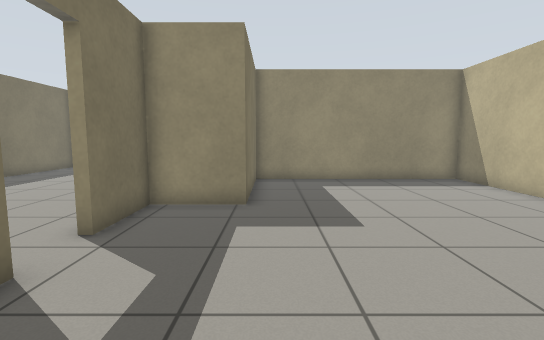
[1] (above)

24 first-person views from a walk through a world built for the Gazebo simulator. The camera is 0.94 m above the floor, tilts 6° down and sees 85° across. The floor is counted in squares, 0.5 m on a side. Each view is taken from the middle of a square. On the plan, view 1 faces up. The plan holds only what a view shows up to about 16 squares ahead; the rest is blank.

[2]
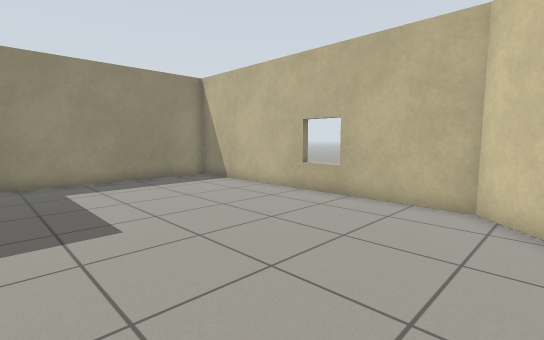

[3]
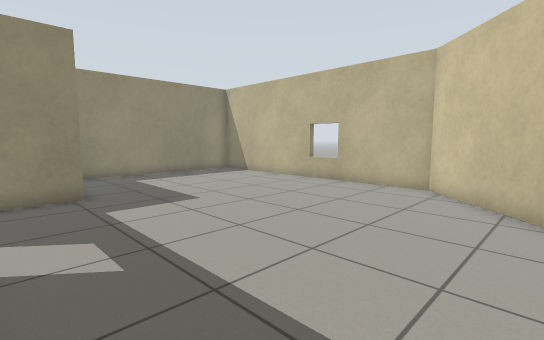

[4]
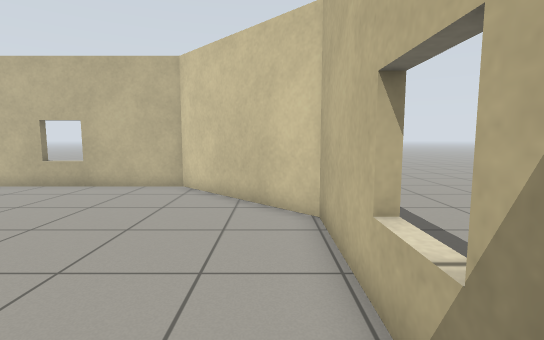

[5]
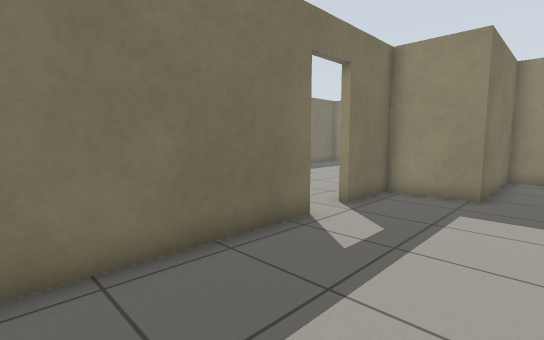

[6]
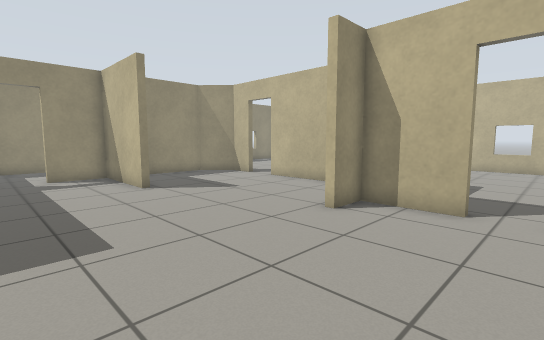

[7]
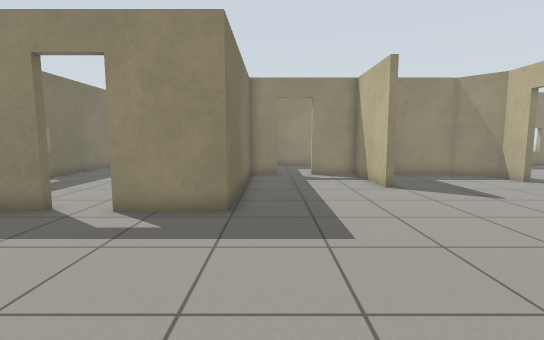

[8]
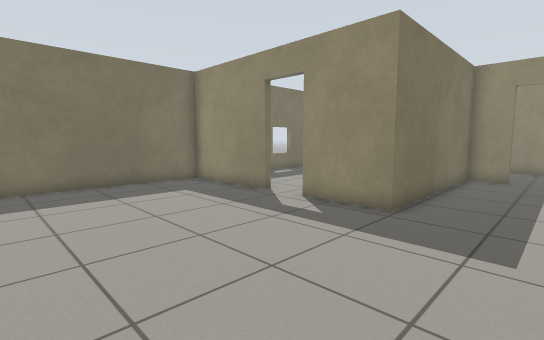

[9]
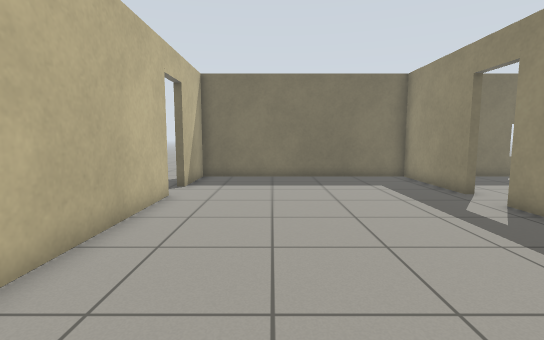

[10]
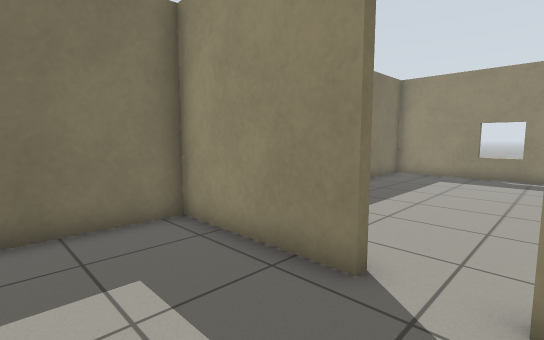

[11]
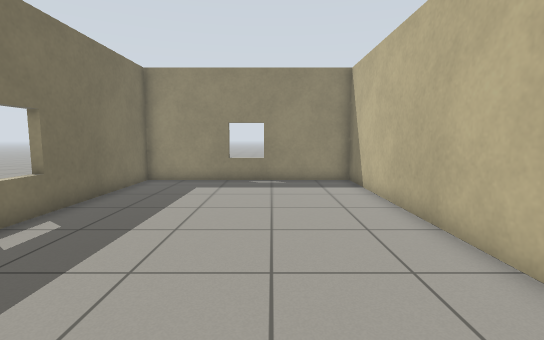

[12]
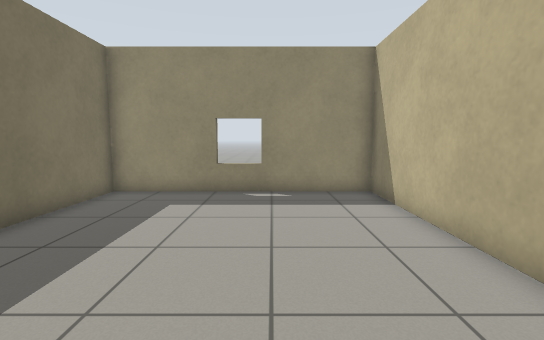

[13]
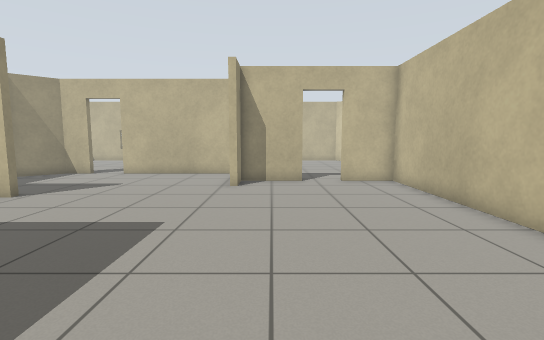

[14]
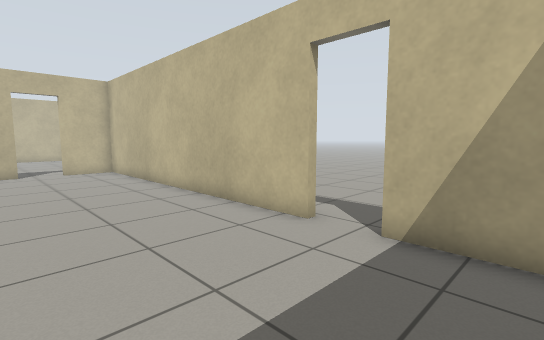

[15]
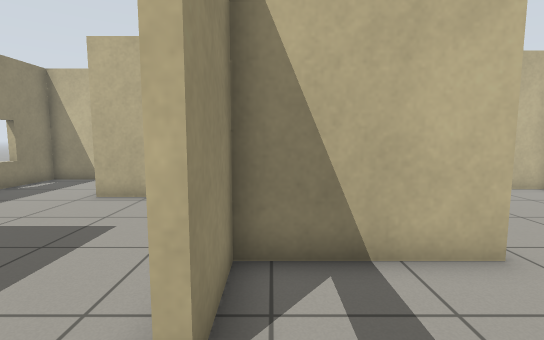

[16]
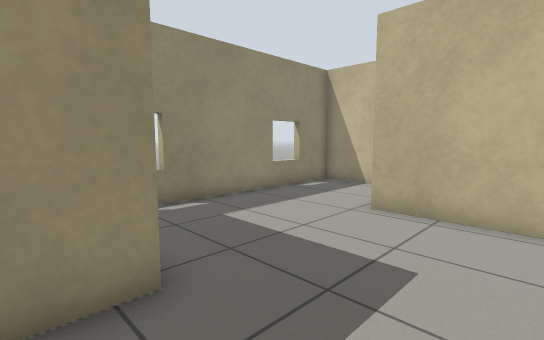

[17]
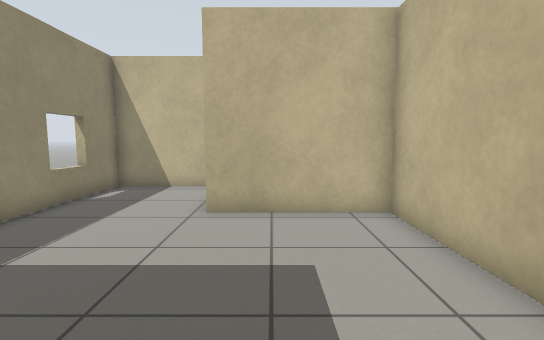

[18]
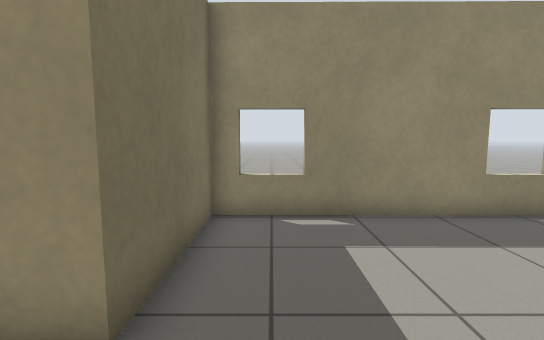

[19]
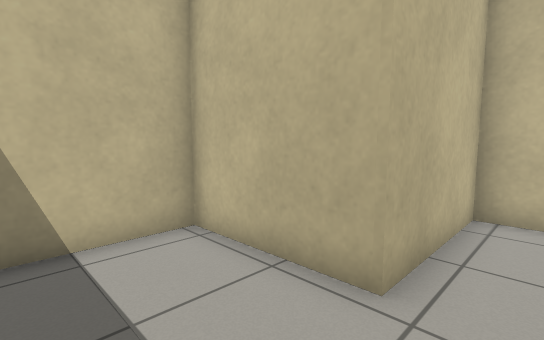

[20]
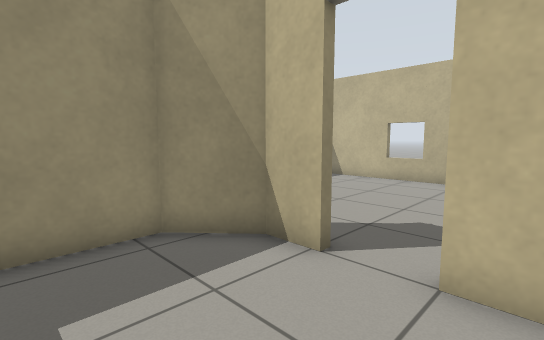

[21]
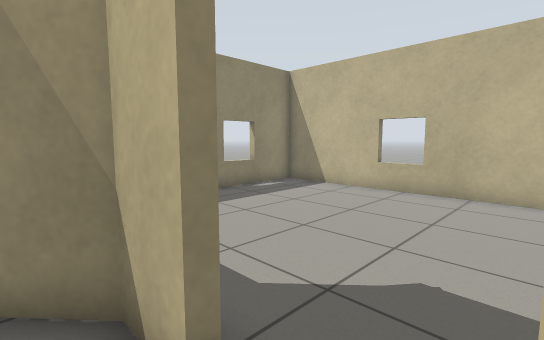

[22]
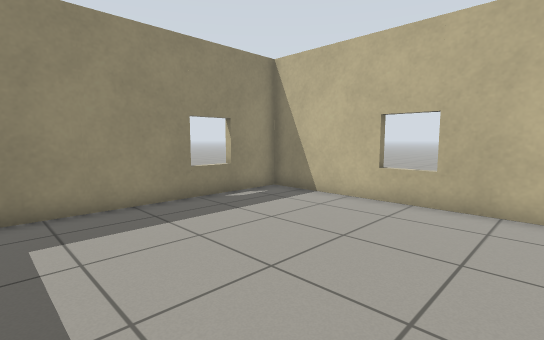

[23]
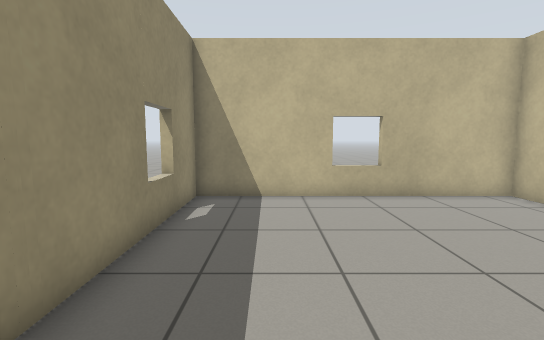

[24]
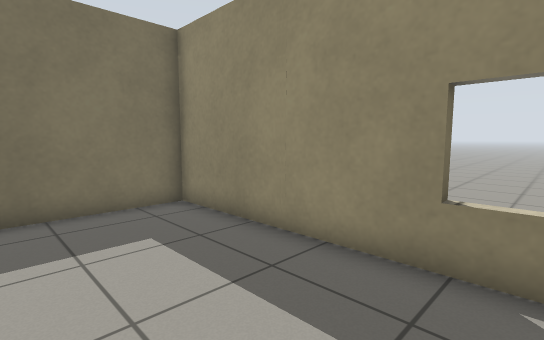

### Floor plan
Ten units are one square. View 1 is at (0, 0); x grows to the right and y downward. Boxes are objects, and circles mark ways between rooms. Rooms are numbered by the first view taken in them; rooms with no view inside come last. Other rooms are left out.
<svg viewBox="-232 -297 323 333">
<path fill="none" stroke="#000" d="M-35 -39 -35 20M-19 31 40 31 86 -15 86 -138 -7 -138 -7 -84 -35 -84 -35 -56M-76 -154 -76 -196 -99 -196M-179 -116 -227 -116 -227 -16 -195 -16M-38 -56 -38 -84 -52 -84 -52 -88M-117 -195 -132 -195 -132 -116 -162 -116M-10 -89 -10 -151M-179 -16 -38 -16 -38 -39M-10 -168 -10 -181 -25 -197 -55 -196M-166 -243 -226 -242M-135 -146 -135 -245 -227 -245 -227 -151M-85 -255 -85 -245 -112 -245M-108 -243 -122 -243M-68 -199 -25 -200 -25 -247M-25 -247 17 -247 17 -291 -85 -292 -85 -255M75 -141 86 -141 86 -245 -22 -244 -22 -203"/>
<circle cx="-40" cy="-45" r="3" fill="#2a7"/>
<circle cx="-175" cy="-120" r="3" fill="#2a7"/>
<circle cx="-105" cy="-200" r="3" fill="#2a7"/>
<circle cx="-10" cy="-155" r="3" fill="#2a7"/>
<circle cx="-55" cy="-250" r="3" fill="#2a7"/>
<text x="30" y="-50">1</text>
<text x="-110" y="-100">2</text>
<text x="-180" y="-190">3</text>
<text x="-80" y="-230">4</text>
<text x="-30" y="-270">5</text>
<text x="40" y="-190">6</text>
</svg>
Room 1 opens to room 2. Room 2 opens to room 3. Room 2 opens to room 4. Room 2 opens to room 6. Room 4 opens to room 5.

Where each view was taken, in squares from view 1:
view 1: 0 up, 0 right, facing up
view 2: 0 up, 0 right, facing up-right
view 3: 2 down, 3 left, facing up-right
view 4: 2 down, 3 left, facing right
view 5: 2 down, 1 right, facing up-left
view 6: 4 up, 12 left, facing up-right
view 7: 4 up, 12 left, facing up
view 8: 4 up, 10 left, facing up-left
view 9: 5 up, 8 left, facing left
view 10: 8 up, 16 left, facing up-left
view 11: 11 up, 17 left, facing up
view 12: 14 up, 17 left, facing up
view 13: 7 up, 17 left, facing right
view 14: 7 up, 22 left, facing down-right
view 15: 19 up, 12 left, facing right
view 16: 21 up, 10 left, facing up-right
view 17: 23 up, 10 left, facing right
view 18: 22 up, 7 left, facing up
view 19: 28 up, 4 left, facing down-right
view 20: 14 up, 5 left, facing up-right
view 21: 15 up, 2 left, facing up-right
view 22: 16 up, 0 right, facing up-right
view 23: 22 up, 1 left, facing right
view 24: 20 up, 6 right, facing up-left
